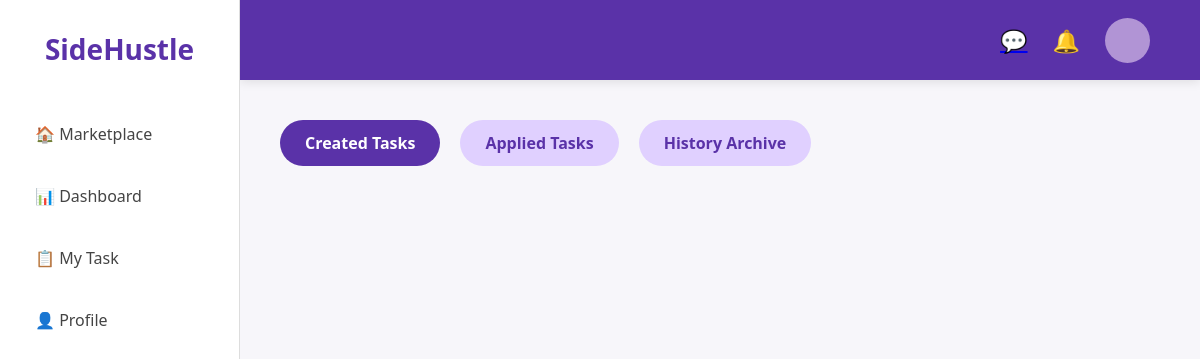
/my_task (signed in), run on an earlier commit of the app's database.
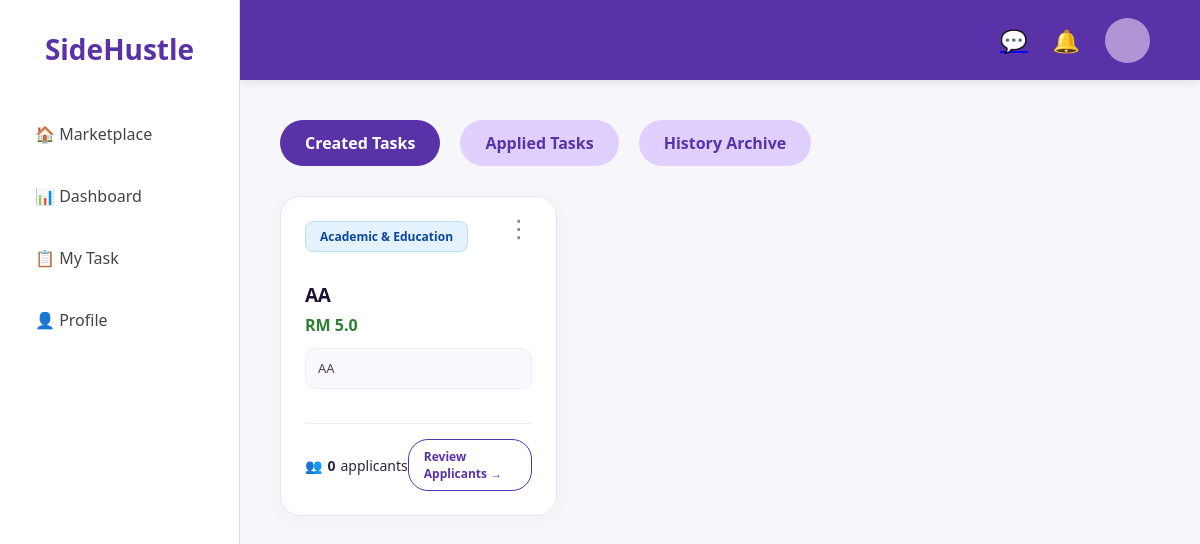
And on a later commit of the database.
### app.py (models this page shows, shortened)
class Task(db.Model):
    id = db.Column(db.Integer, primary_key=True)
    title = db.Column(db.String(100), nullable=False)
    price = db.Column(db.Float, nullable=False)
    description = db.Column(db.Text, nullable=False)
    category = db.Column(db.String(50), nullable=False)
    status = db.Column(db.String(20), default='Available')
    user = db.Column(db.String(50))
    tasker = db.Column(db.String(50))
    deadline = db.Column(db.String(50))
    capacity = db.Column(db.Integer, default=1)
    progress = db.Column(db.Integer, default=0)
    urgent = db.Column(db.Boolean, default=False)
    is_negotiable = db.Column(db.Boolean, default=False)
    def get_applicant_count(self):
        return Application.query.filter_by(task_id=self.id).count()
    def get_unread_count(self, current_username):
        messages = Message.query.filter_by(task_id=self.id).filter(
            Message.sender != current_username
        ).all()
        count = 0
        for msg in messages:
            already_read = MessageRead.query.filter_by(
                message_id=msg.id, username=current_username
            ).first()
            if not already_read:
                count += 1
        return count
    def get_hired_count(self):
        return Application.query.filter_by(task_id=self.id, status='Hired').count()

### app.py (the view)
@app.route('/my_task')
def my_task():
    cleanup_expired_tasks()
    if 'user_id' not in session:
        return redirect(url_for('login'))
    current_user = User.query.get(session['user_id'])
    if not current_user:
        session.clear()
        return redirect(url_for('login'))
    view = request.args.get('view', 'created')
    all_created_tasks = Task.query.filter_by(user=current_user.username).all()
    my_all_applications = Application.query.filter_by(applicant_username=current_user.username).all()
    active_created = []
    completed_created = []
    active_applied = []
    completed_applied = []
    for task in all_created_tasks:
        is_fully_rated = False
        if task.progress == 100:
            hired_apps = Application.query.filter_by(task_id=task.id, status='Hired').all()
            employer_reviews = [r.target_username for r in Rating.query.filter_by(task_id=task.id, reviewer_username=current_user.username).all()]
            employer_done = all(app.applicant_username in employer_reviews for app in hired_apps) if hired_apps else False
            workers_done = True
            for app in hired_apps:
                worker_rated = Rating.query.filter_by(task_id=task.id, reviewer_username=app.applicant_username, target_username=current_user.username).first()
                if not worker_rated:
                    workers_done = False
                    break
            if employer_done and workers_done:
                is_fully_rated = True
        if is_fully_rated:
            completed_created.append(task)
        else:
            active_created.append(task)
    first_unrated = {}
    for task in active_created:
        if task.progress == 100:
            hired_apps = Application.query.filter_by(task_id=task.id, status='Hired').all()
            rated_list = [r.target_username for r in Rating.query.filter_by(task_id=task.id, reviewer_username=current_user.username).all()]
            for app in hired_apps:
                if app.applicant_username not in rated_list:
                    first_unrated[task.id] = app.applicant_username
                    break
    for app in my_all_applications:
        task = Task.query.get(app.task_id)
        if task:
            is_fully_rated = False
            if task.progress == 100 and app.status == 'Hired':
                worker_rated_owner = Rating.query.filter_by(task_id=task.id, reviewer_username=current_user.username, target_username=task.user).first()
                owner_rated_worker = Rating.query.filter_by(task_id=task.id, reviewer_username=task.user, target_username=current_user.username).first()
                if worker_rated_owner and owner_rated_worker:
                    is_fully_rated = True
            if is_fully_rated:
                completed_applied.append({'app': app, 'task': task})
            else:
                active_applied.append({'app': app, 'task': task})
    return render_template('my_task.html',
        created=active_created,
        applied=active_applied,
        completed_created=completed_created,
        completed_applied=completed_applied,
        view=view, user=current_user,
        Task=Task, Rating=Rating, first_unrated=first_unrated)

### app.py (called while the page is built, shortened)
@app.template_filter('time_ago')
def time_ago(value):
    if not value:
        return "Just Now"
    now = datetime.now()
    diff = now - value
    second_diff = diff.seconds
    day_diff = diff.days
    if day_diff < 0:
        return "Just Now"
    if day_diff == 0:
        if second_diff < 10:
            return "Just Now"
        if second_diff < 60:
            return f"{second_diff} seconds ago"
        if second_diff < 120:
            return "a minute ago"
        if second_diff < 3600:
            return f"{second_diff // 60} minutes ago"
        if second_diff < 7200:
            return "an hour ago"
        if second_diff < 86400:
            return f"{second_diff // 3600} hours ago"

@app.context_processor
def inject_notifications():
    if 'user_id' in session:
        current_user = User.query.get(session['user_id'])
        if current_user:
            user_notifications = Notification.query.filter_by(
                user_id=current_user.id
            ).order_by(Notification.id.desc()).limit(5).all()
            return dict(notifications=user_notifications)
        else:
            session.pop('user_id', None)
    return dict(notifications=[])

### templates/my_task.html (shortened to what this page needs)
{% extends "base.html" %}
{% block content %}
<div class="task-tabs">
    <a href="{{ url_for('my_task', view='created') }}"
       class="tab-btn {% if view == 'created' %}active{% endif %}" style="position: relative;">
        Created Tasks
    </a>
    <a href="{{ url_for('my_task', view='applied') }}"
       class="tab-btn {% if view == 'applied' %}active{% endif %}" style="position: relative;">
        Applied Tasks
    </a>
    <a href="{{ url_for('my_task', view='completed') }}" class="tab-btn {% if view == 'completed' %}active{% endif %}">
        History Archive
    </a>
</div>
{% if view == 'created' or view == 'applied' %}
<div class="task-grid">
    {% if view == 'created' %}
        {% for task in created %}
        <div class="card" style="position: relative;">
            <div class="card-options">
                <button class="options-trigger" onclick="toggleMenu(event, '{{ task.id }}')">⋮</button>
            </div>
            <div class="card-header">
                <span class="tag
                    {% if task.category == 'Moving & Lifting' %}tag-moving
                    {% elif task.category == 'Food & Delivery' %}tag-food
                    {% elif task.category == 'Academic & Education' %}tag-academic
                    {% elif task.category == 'Creative & Digital' %}tag-creative
                    {% elif task.category == 'Technical & IT' %}tag-technical
                    {% elif task.category == 'Others' %}tag-others
                    {% endif %}">
                    {{ task.category }}
                </span>
            </div>
            <div class="card-body" style="margin: 15px 0;">
                <h3 style="margin: 0;">{{ task.title }}</h3>
                <div style="display: flex; align-items: center; gap: 8px; margin-top: 5px; margin-bottom: 12px;">
                    <p style="color: #2e7d32; font-weight: bold; margin: 0;">
                        RM {{ task.price if task.price is not none else '0' }}
                    </p>
                </div>
                <p style="font-size: 13px; color: #4a4257; line-height: 1.5; background-color: #faf8fd; padding: 10px 12px; border-radius: 10px; border: 1px solid #f1ecf7; margin-bottom: 15px;">
                    {{ task.description }}
                </p>
            </div>
            <div class="card-footer" style="margin-top: auto; border-top: 1px solid #eee; padding-top: 15px;">
                {% if task.get_hired_count() == 0 %}
                    <div style="display: flex; justify-content: space-between; align-items: center; width: 100%;">
                        <div style="display: flex; align-items: center; gap: 5px;">
                            <span>👥</span>
                            <strong>{{ task.get_applicant_count() }}</strong> applicants
                        </div>
                        <a href="{{ url_for('view_applicants', task_id=task.id) }}" class="btn-outline">Review Applicants →</a>
                    </div>
                {% endif %}
            </div>
        </div>
        {% endfor %}
    {% endif %}
</div>
{% endif %}
{% endblock %}

What changed in the data, as far as the page shows it:
added Task: category "Academic & Education", title "AA", price "5.0", description "AA", get_applicant_count "0"
